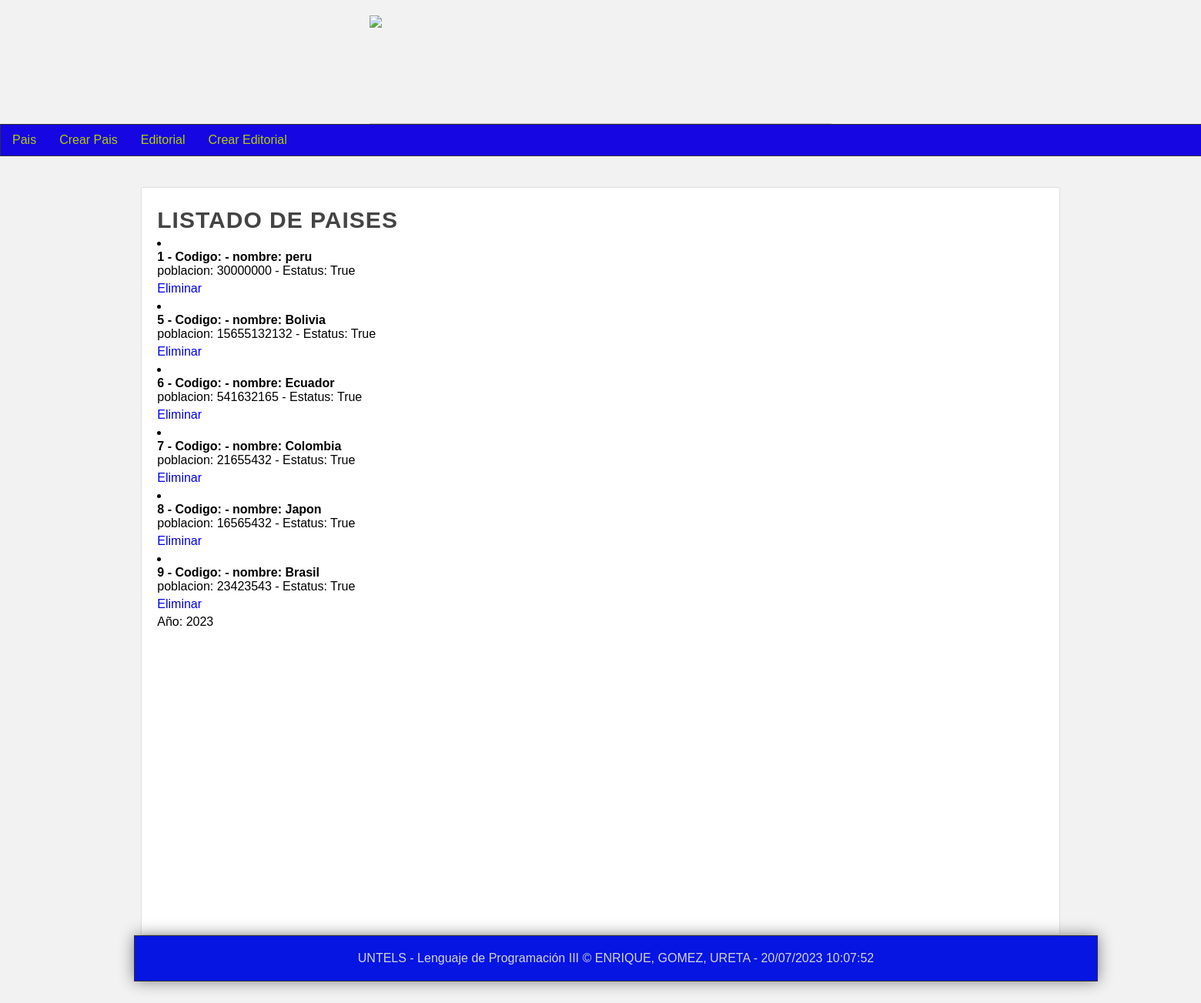
The page / on the database its author committed.
### miapp/models.py (models this page shows)
class Pais(models.Model):
    codigo = models.TextField()
    nombre = models.TextField()
    poblacion = models.TextField()
    estado = models.BooleanField()

### miapp/views.py (the view)
# urls.py: path('',views.pais,name='Pais'),
def pais(request):
    pais = Pais.objects.all()
    """cursos=Curso.object.filter(
        Q(nombre__contains="Py") |
        Q(nombre__contains="Hab")
        )"""
    return render(request,'Pais.html',{
        'pais':pais,
        'nombre': 'Listado de pais'
    })

### miapp/templates/pais.html (shortened to what this page needs)
{% extends 'encabezado.html' %}
{% block content %}
    <h1 class="title">LISTADO DE PAISES </h1>
    {% for pais in pais %}
    <li>
        <h4>{{pais.id}} - Codigo: {{pais.code}} - nombre: {{pais.nombre}}</h4>
        <span>poblacion: {{pais.poblacion}} - Estatus: {{pais.estado}}</span>
        <p>
            <a href="{% url 'eliminar_pais' id=pais.id %}">Eliminar</a>
        </p>
    </li>
{% endfor %}
<p>Año: 2023</p>
{% endblock %}

### miapp/templates/encabezado.html (shortened to what this page needs)
<!DOCTYPE html>
<html lang="es">
<head>
    {% load static %}
    <link rel="stylesheet" type="text/css" href="{% static 'css/style.css' %}" />
</head>
<body>
    <header>
        <div id="logotipo">
            <img src="{% static 'imagenes/logo.png' %}"/>
        </div>
    </header>
        <nav>
            <ul>
                <li >
                    <a  aria-current="page" href="{% url 'Pais' %}" style="color: #b8cc03;">Pais</a>
                </li>
                <li>
                    <a  href="{% url 'RegistrarPais' %}" style="color: #b8cc03;">Crear Pais</a>
                </li>
                <li>
                    <a href="{% url 'Editorial' %}" style="color: #b8cc03;">Editorial</a>
                </li>
                <li>
                    <a href="{% url 'CrearEditorial' %}" style="color: #b8cc03;">Crear Editorial</a>
                </li>
            </ul>
          </nav>
        <div id="content">
            <div class="box">
            {% block content %}{% endblock %}
        </div>
        <footer>
        UNTELS - Lenguaje de Programación III &copy; ENRIQUE, GOMEZ, URETA - {% now "d/m/Y h:m:s" %}
        </footer>
</body>
</html>

### miapp/static/css/style.css (style rules this page uses)
* { margin: 0px; padding: 0px; font-family: Arial, Helvetica, sans-serif; text-decoration: none; }
body { background-color: #f2f2f2; }
header { width: 600px; height: 140px; margin: 0 auto; border-bottom: 1px solid #ccc; }
#logotipo img { display: block; height: 60px; margin: 0 auto; margin-top: 20px; }
footer { width: 1600px; background-color: #0615e2; border: 1px solid #333; border-top: 1px solid #ccc; color: #a7cc03; text-align: center; margin: 0 auto; padding-top: 20px; padding-bottom: 20px; box-shadow: 0px 0px 20px gray; }
nav { width: 1600px; height: 40px; margin: 0 auto; background-color: #1506e2; border: 1px solid #333333; }
nav ul { list-style: none; text-decoration: none; }
nav ul li { line-height: 40px; float: left; }
nav ul li a { display: block; padding-left: 15px; padding-right: 15px; color: #d1d4d6; }
#content { width: 1212px; min-height: 930px; margin: 0 auto; margin-bottom: 30px; margin-top: 40px; }
.box { background: white; width: 95%; min-height: 930px; padding: 20px; border: 1px solid #ddd; border-radius: 2px; margin: 0 auto; }
.title { color: #444; letter-spacing: 1px; font-size: 30px; margin-bottom: 4px; margin-top: 5px; }
footer { width: 1250px; background-color: #0615e2; border: 1px solid #333; color: #d1d4d6; text-align: center; margin: 0 auto; padding-top: 20px; padding-bottom: 20px; box-shadow: 0px 0px 20px gray; }
.box p, .box h2, .box h3, .box ul { margin-bottom: 5px; margin-top: 5px; }

### rows shown on the page
Pais: id "1", nombre "peru", poblacion "30000000", estado "True"
Pais: id "5", nombre "Bolivia", poblacion "15655132132", estado "True"
Pais: id "6", nombre "Ecuador", poblacion "541632165", estado "True"
Pais: id "7", nombre "Colombia", poblacion "21655432", estado "True"
Pais: id "8", nombre "Japon", poblacion "16565432", estado "True"
Pais: id "9", nombre "Brasil", poblacion "23423543", estado "True"
